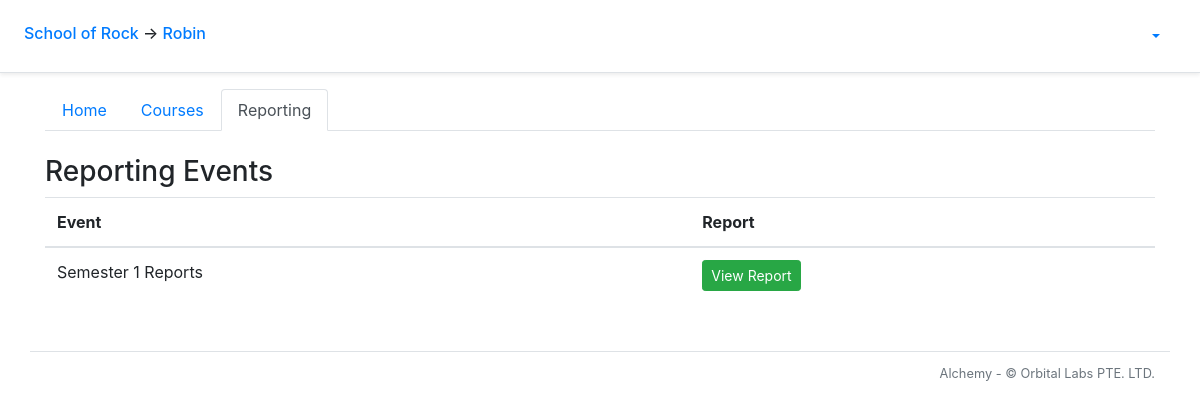
Page /student/1/snapshots on the earlier database version.
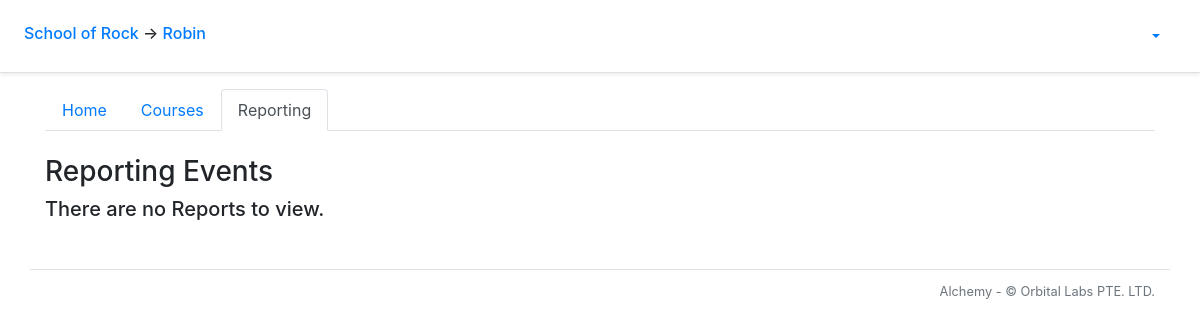
Same page on the later database version.
### alchemy/models.py (models this page shows, shortened)
class School(db.Model):
    __tablename__ = 'school'
    id = db.Column(db.Integer, primary_key=True)
    name = db.Column(db.String(50))
    departments = db.relationship('Department', backref='school')
    snapshots = db.relationship('Snapshot', backref='school')

class AwsUser(db.Model):
    __tablename__ = 'aws_user'
    id = db.Column(db.Integer, primary_key=True)
    sub = db.Column(db.String(64), unique=True) # UUID string
    username = db.Column(db.String(64), nullable=False)
    group = db.Column(db.String(64), nullable=False) # Would we support multiple groups per user?
    email = db.Column(db.String(64))
    given_name = db.Column(db.String(32))
    family_name = db.Column(db.String(32))
    USER_ATTRIBUTES = ('given_name', 'family_name', 'email')

class Snapshot(db.Model):
    __tablename__ = 'snapshot'
    id = db.Column(db.Integer, primary_key=True)
    name = db.Column(db.String(50), nullable=False)
    checkpoints = db.relationship('Checkpoint', backref='snapshot')
    school_id = db.Column(db.Integer, db.ForeignKey('school.id'))
    is_published = db.Column(db.Boolean)
    db.session.commit()

### alchemy/views/student.py (the view)
@bp_student.route('/snapshots')
@auth_manager.require_group
def snapshots():
    return flask.render_template('student/snapshots.html')

### alchemy/auth_manager.py (called while the page is built)
def auth_enabled():
    return False

def require_group(func):
    @functools.wraps(func)
    def deco(*args, **kwargs):
        if not auth_enabled():
            g.current_user = None
        elif flask_jwt_extended.verify_jwt_in_request(optional=True):
            g.current_user = flask_jwt_extended.get_current_user()
        else:
            flask.abort(401)
        return func(*args, **kwargs)
    return deco

### alchemy/views/school.py (called while the page is built)
@bp_school.url_defaults
def bp_school_url_defaults(endpoint, values):
    if 'school_id' not in values:
        values['school_id'] = g.school.id

### alchemy/views/student.py (called while the page is built)
@bp_student.url_value_preprocessor
def url_value_preprocessor(endpoint, values):
    g.student = models.Student.query.get_or_404(values.pop('student_id'))
    g.school = models.School.query.first()
    g.student_paper_report_sections_string = 'OverviewSection,AdjacentGradesSection,ClazzSummarySection,CohortSummarySection,HighlightsSection,TagDetailsSection,QuestionDetailsSection'
    g.student_checkpoint_report_sections_string = 'OverviewSection,AdjacentGradesSection,ClazzSummarySection,CohortSummarySection,HighlightsSection'

@bp_student.url_defaults
def url_defaults(endpoint, values):
    if 'student_id' not in values:
        values['student_id'] = g.student.id

### alchemy/templates/student/snapshots.html
{% extends "student/layout.html" %}
{% block student_tab_content %}
  <h3>Reporting Events</h3>
  {% if not g.school.snapshots %}
    <h5 color='red'>There are no Reports to view.</h5>
  {% else %}
    <table class="table table-hover">
      <thead>
        <th>Event</th>
        <th>Report</th>
      </thead>
      {% for snapshot in g.school.snapshots %}
        <tr>
          <td> {{ snapshot.name }}
          {% if snapshot.is_published %}
            <td><a class="btn btn-success btn-sm" target="_blank" href="{{ url_for('student.snapshot_report', student_id = g.student.id, snapshot_id = snapshot.id) }}" >View Report</a>
            </td>
          {% else %}
            <td><a class="btn btn-success btn-sm disabled">Report Unavailable</a></td>
          {% endif %}
        </tr>
      {% endfor %}
    </table>
  {% endif %}
{% endblock student_tab_content %}

### alchemy/templates/student/layout.html (shortened to what this page needs)
{% include "layout_start.html" %}
<link rel="stylesheet" type="text/css" href="{{ url_for('static', filename='course_carousel.css') }}">
<div class="container">
  <ul class="nav nav-tabs">
    <li class="nav-item">
      <a class="nav-link {{ 'active' if request.endpoint == 'student.index' }}" href="{{ url_for('student.index', student_id=g.student.id) }}">Home</a>
    </li>
    <li class="nav-item">
      <a class="nav-link {{ 'active' if request.endpoint == 'student.courses' }}" href="{{ url_for('student.courses', student_id=g.student.id) }}">Courses</a>
    </li>
    <li class="nav-item">
      <a class="nav-link {{ 'active' if request.endpoint == 'student.snapshots' }}" href="{{ url_for('student.snapshots', student_id=g.student.id) }}">Reporting</a>
    </li>
  </ul>
  <br>
  {% block student_tab_content %}
  {% endblock student_tab_content %}
</div>
{% include "layout_end.html" %}

### alchemy/templates/layout_start.html (shortened to what this page needs)
<!doctype html>
<html lang="en">
  <head>
      <link rel="stylesheet" href="https://stackpath.bootstrapcdn.com/bootstrap/4.5.0/css/bootstrap.min.css">
      <link rel="stylesheet" type="text/css" href="{{ url_for('static', filename='card-body.css') }}">
    </head>
    <body>
      <div class="p-3 px-md-4 mb-3 bg-white border-bottom shadow-sm">
        <div class="row justify-content-md-center">
          <div class="col d-flex align-items-baseline">
            <h6 class="mt-2 mr-3">
              {% if g.school %}
                <a href = "{{ url_for('school.index', school_id = g.school.id)}}">{{ g.school.name }}</a>
              {% else %}
                <b style="text-align: center;">Welcome to...</b>
              {% endif %}
              {% if g.student %}
                <span>&#8594;</span><a href = "{{ url_for('student.index', student_id = g.student.id) }}"> {{ g.student.aws_user.given_name }}</a>
              {% endif %}
            </h6>
          </div>
          <div class="col-md-auto d-flex align-items-baseline">
            {% if 'current_user' in g %}
            <ul class="nav nav-pills">
              <li class="nav-item dropdown">
                <a class="nav-link dropdown-toggle" data-toggle="dropdown" href="#" role="button" aria-haspopup="true" aria-expanded="false">{{ g.current_user.username }}</a>
              </li>
            </ul>
            {% endif %}
          </div>
        </div>
      </div>

### alchemy/templates/layout_end.html (shortened to what this page needs)
    <footer class="pt-2 my-5 border-top container text-right">
        <small class="text-muted">Alchemy - &copy; Orbital Labs PTE. LTD.</small>
    </footer>
  </body>
</html>

Differences in the rows shown:
removed Snapshot: name "Semester 1 Reports"
Other differences:
text no longer shown: "Event Report"
text now shown: "There are no Reports to view."
